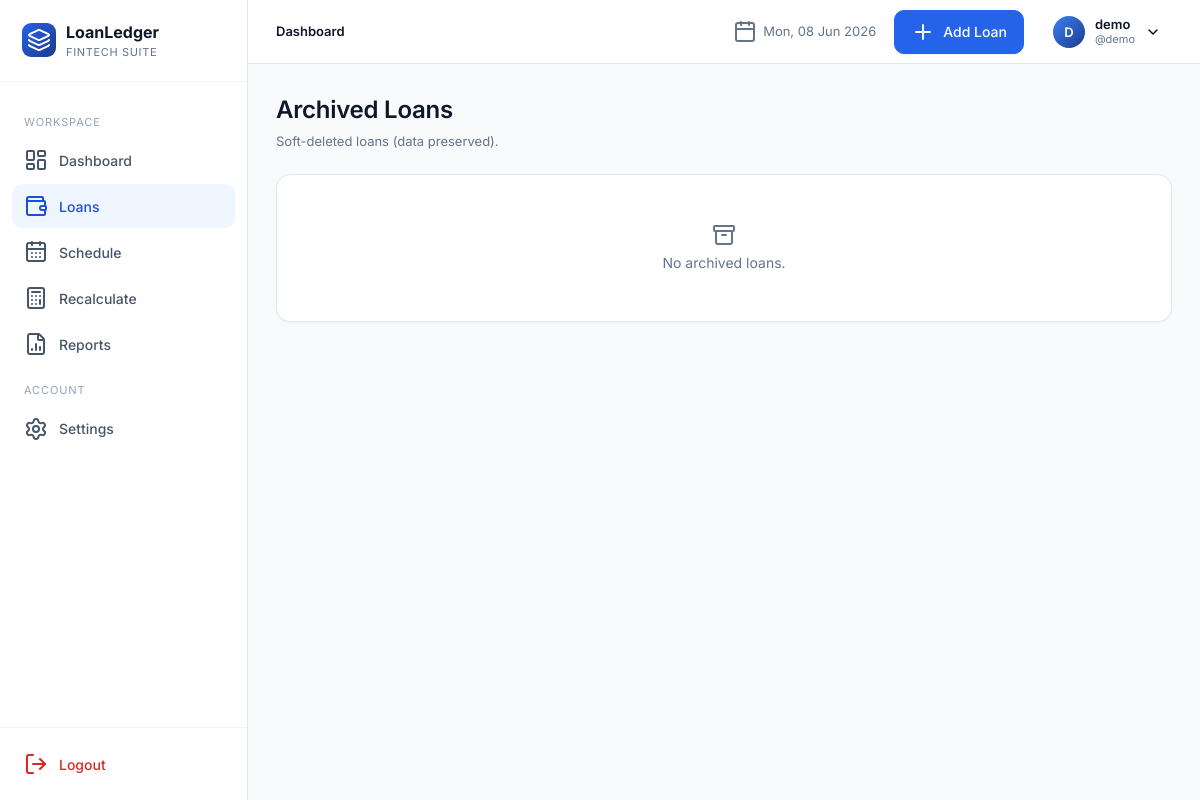
/loans/archived (signed in), run on an earlier commit of the app's database.
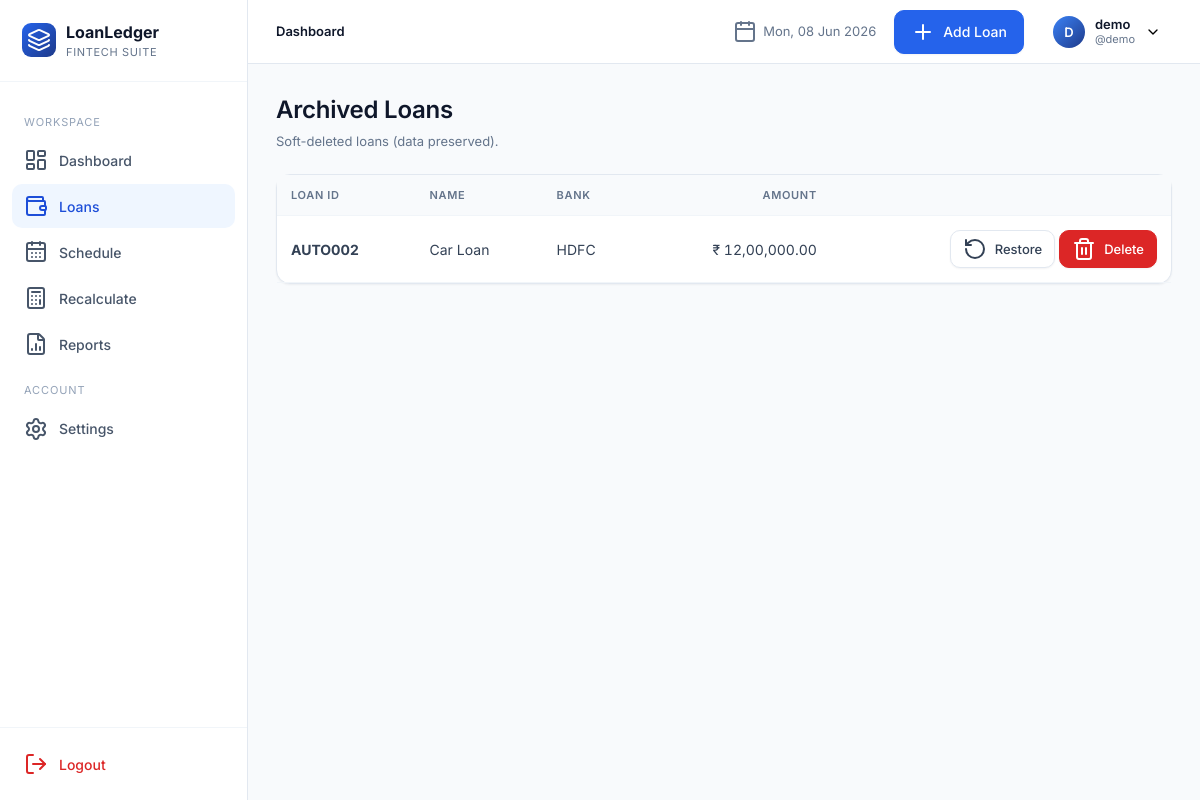
And on a later commit of the database.
### app/models.py (models this page shows, shortened)
class Loan(db.Model):
    __tablename__ = "loans"
    id = db.Column(db.Integer, primary_key=True)
    user_id = db.Column(db.Integer, db.ForeignKey("users.id"), nullable=False, index=True)
    loan_id = db.Column(db.String(40), nullable=False, index=True)  # manual unique per user
    loan_name = db.Column(db.String(120), nullable=False)
    loan_category = db.Column(db.String(50), nullable=False, default="Personal")
    bank_name = db.Column(db.String(120), nullable=False)
    loan_amount = db.Column(db.Float, nullable=False)
    interest_rate = db.Column(db.Float, nullable=False)  # annual %
    down_payment = db.Column(db.Float, default=0)
    custom_emi = db.Column(db.Float, nullable=True)
    start_date = db.Column(db.Date, nullable=False)
    tenure_months = db.Column(db.Integer, nullable=False)
    loan_status = db.Column(db.String(20), default="Active", index=True)
    remaining_balance = db.Column(db.Float, default=0)
    completion_percentage = db.Column(db.Float, default=0)
    is_archived = db.Column(db.Boolean, default=False, index=True)
    balloon_date = db.Column(db.Date, nullable=True)
    balloon_amount = db.Column(db.Float, nullable=True)
    notes = db.Column(db.Text)
    closed_at = db.Column(db.DateTime, nullable=True)
    final_amount = db.Column(db.Float, nullable=True)
    closure_notes = db.Column(db.Text, nullable=True)
    created_at = db.Column(db.DateTime, default=datetime.utcnow)
    updated_at = db.Column(db.DateTime, default=datetime.utcnow, onupdate=datetime.utcnow)
    schedules = db.relationship("Schedule", backref="loan", lazy="dynamic",
                                cascade="all, delete-orphan", order_by="Schedule.month_index")
    __table_args__ = (db.UniqueConstraint("user_id", "loan_id", name="uq_user_loanid"),)

class User(UserMixin, db.Model):
    __tablename__ = "users"
    id = db.Column(db.Integer, primary_key=True)
    full_name = db.Column(db.String(120), nullable=False)
    username = db.Column(db.String(64), unique=True, nullable=False, index=True)
    email = db.Column(db.String(160), unique=True, nullable=False, index=True)
    password_hash = db.Column(db.String(256), nullable=False)
    preferred_currency = db.Column(db.String(8), default="INR")
    preferred_date_format = db.Column(db.String(20), default="%d %b %Y")
    created_at = db.Column(db.DateTime, default=datetime.utcnow)
    loans = db.relationship("Loan", backref="owner", lazy="dynamic", cascade="all, delete-orphan")

### app/blueprints/loans.py (the view)
@loans_bp.route("/archived")
@login_required
def archived():
    items = current_user.loans.filter_by(is_archived=True).order_by(Loan.updated_at.desc()).all()
    return render_template("loans/archived.html", items=items)

### app/templates/loans/archived.html (shortened to what this page needs)
{% extends "base.html" %}
{% block content %}
<div class="page-header"><div class="title-block"><h1>Archived Loans</h1><div class="sub">Soft-deleted loans (data preserved).</div></div></div>
<div class="card"><div class="table-wrap">
{% if items %}
<table class="tbl">
  <thead><tr><th>Loan ID</th><th>Name</th><th>Bank</th><th class="num">Amount</th><th></th></tr></thead>
  <tbody>
  {% for l in items %}
    <tr>
      <td><strong>{{ l.loan_id }}</strong></td><td>{{ l.loan_name }}</td>
      <td>{{ l.bank_name }}</td><td class="num">{{ l.loan_amount|money }}</td>
      <td style="text-align:right">
        <form method="post" action="{{ url_for('loans.restore', loan_pk=l.id) }}" style="display:inline">
          <button class="btn secondary sm"><i data-lucide="rotate-ccw"></i> Restore</button>
        </form>
        <form method="post" action="{{ url_for('loans.delete', loan_pk=l.id) }}" style="display:inline" data-confirm="Permanently delete {{ l.loan_id }}? This cannot be undone.">
          <button class="btn danger sm"><i data-lucide="trash-2"></i> Delete</button>
        </form>
      </td>
    </tr>
  {% endfor %}
  </tbody>
</table>
{% else %}<div class="empty"><i data-lucide="archive"></i><p>No archived loans.</p></div>{% endif %}
</div></div>
{% endblock %}

What changed in the data, as far as the page shows it:
now on this page (row edited): Loan: loan_id "AUTO002", loan_name "Car Loan", bank_name "HDFC", loan_amount "₹ 12,00,000.00"
Also different on the page:
text no longer shown: "No archived loans."
text now shown: "LOAN ID NAME BANK AMOUNT"
